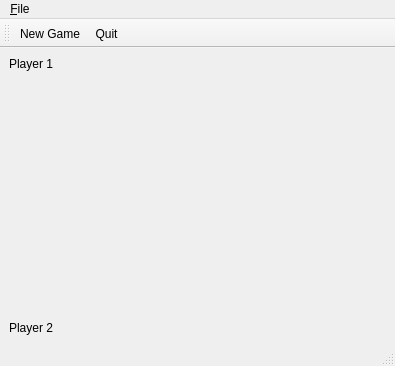
<?xml version="1.0" encoding="UTF-8"?>
<ui version="4.0">
 <class>MainWindow</class>
 <widget class="QMainWindow" name="MainWindow">
  <property name="geometry">
   <rect>
    <x>0</x>
    <y>0</y>
    <width>395</width>
    <height>366</height>
   </rect>
  </property>
  <property name="windowTitle">
   <string>MainWindow</string>
  </property>
  <widget class="QWidget" name="centralwidget">
   <layout class="QVBoxLayout" name="verticalLayout">
    <item>
     <widget class="QLabel" name="player1Name">
      <property name="sizePolicy">
       <sizepolicy hsizetype="Preferred" vsizetype="Fixed">
        <horstretch>0</horstretch>
        <verstretch>0</verstretch>
       </sizepolicy>
      </property>
      <property name="text">
       <string>Player 1</string>
      </property>
     </widget>
    </item>
    <item>
     <widget class="TicTacToeWidget" name="gameBoard" native="true"/>
    </item>
    <item>
     <widget class="QLabel" name="player2Name">
      <property name="sizePolicy">
       <sizepolicy hsizetype="Preferred" vsizetype="Fixed">
        <horstretch>0</horstretch>
        <verstretch>0</verstretch>
       </sizepolicy>
      </property>
      <property name="text">
       <string>Player 2</string>
      </property>
     </widget>
    </item>
   </layout>
  </widget>
  <widget class="QMenuBar" name="menubar">
   <property name="geometry">
    <rect>
     <x>0</x>
     <y>0</y>
     <width>395</width>
     <height>21</height>
    </rect>
   </property>
   <widget class="QMenu" name="menu_File">
    <property name="title">
     <string>&amp;File</string>
    </property>
    <addaction name="actionNew_Game"/>
    <addaction name="actionQuit"/>
   </widget>
   <addaction name="menu_File"/>
  </widget>
  <widget class="QStatusBar" name="statusbar"/>
  <widget class="QToolBar" name="toolBar">
   <property name="windowTitle">
    <string>toolBar</string>
   </property>
   <attribute name="toolBarArea">
    <enum>TopToolBarArea</enum>
   </attribute>
   <attribute name="toolBarBreak">
    <bool>false</bool>
   </attribute>
   <addaction name="actionNew_Game"/>
   <addaction name="actionQuit"/>
  </widget>
  <action name="actionNew_Game">
   <property name="icon">
    <iconset>
     <normaloff>:/new/icons/icons/NewGame.png</normaloff>:/new/icons/icons/NewGame.png</iconset>
   </property>
   <property name="text">
    <string>New Game</string>
   </property>
   <property name="toolTip">
    <string>start new game</string>
   </property>
   <property name="shortcut">
    <string>Ctrl+N</string>
   </property>
  </action>
  <action name="actionQuit">
   <property name="icon">
    <iconset>
     <normaloff>:/new/icons/icons/gameOver.png</normaloff>:/new/icons/icons/gameOver.png</iconset>
   </property>
   <property name="text">
    <string>Quit</string>
   </property>
   <property name="toolTip">
    <string>Quit</string>
   </property>
   <property name="shortcut">
    <string>Ctrl+Q</string>
   </property>
  </action>
 </widget>
 <customwidgets>
  <customwidget>
   <class>TicTacToeWidget</class>
   <extends>QWidget</extends>
   <header location="global">tictactoewidget.h</header>
   <container>1</container>
  </customwidget>
 </customwidgets>
 <resources/>
 <connections/>
</ui>
